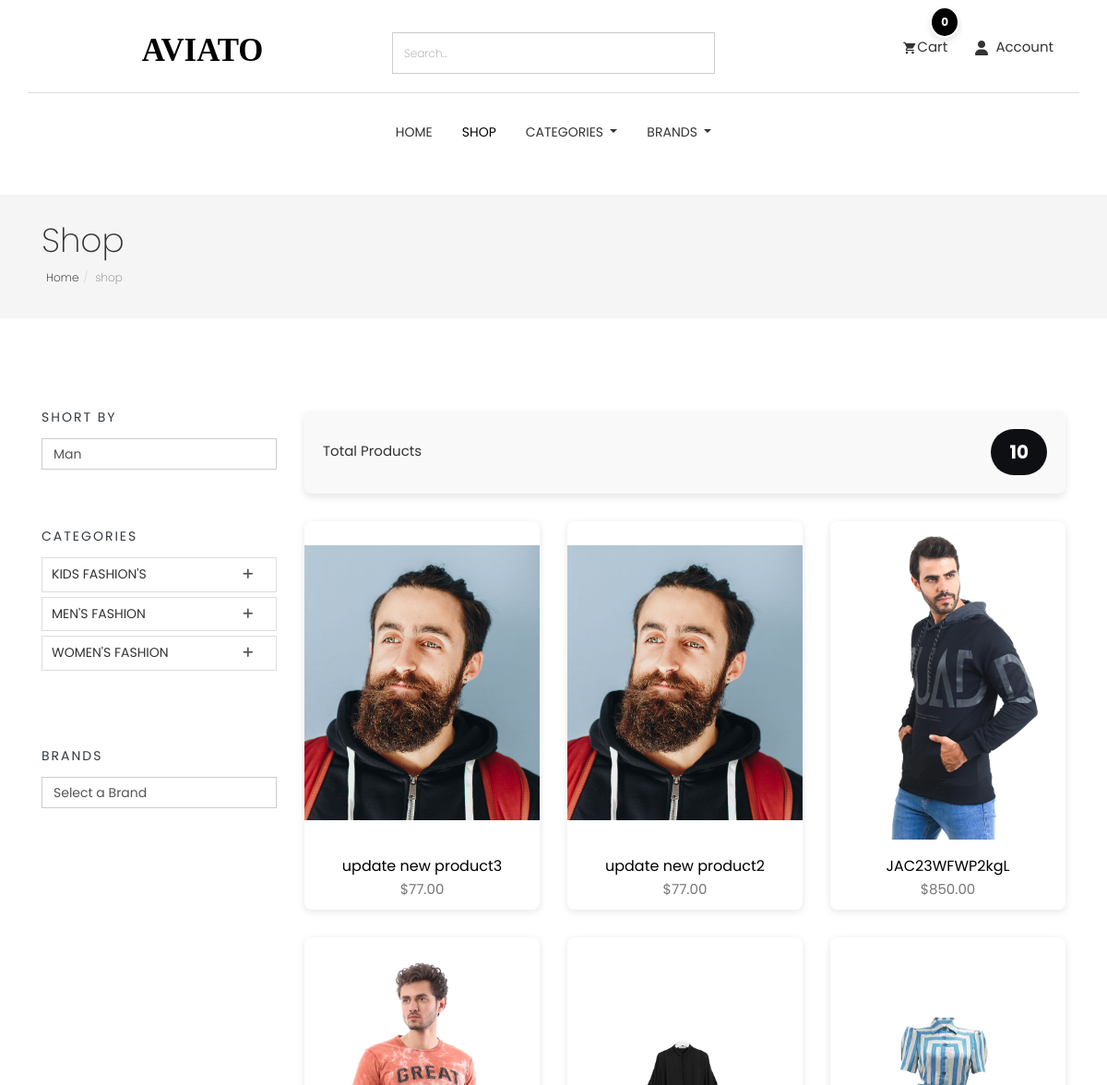
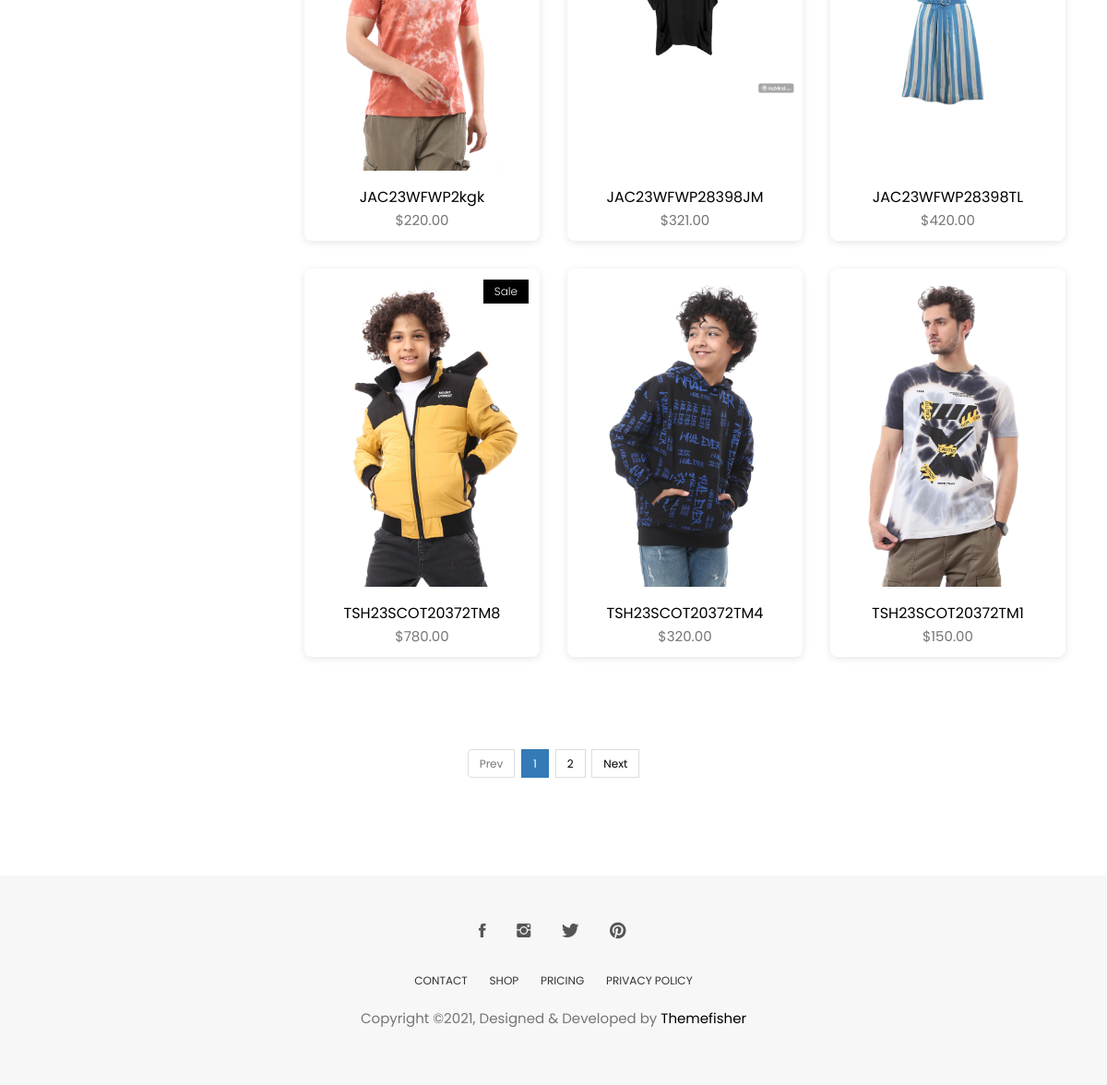
/products/, run on an earlier commit of the app's database (2 pictures, top to bottom).
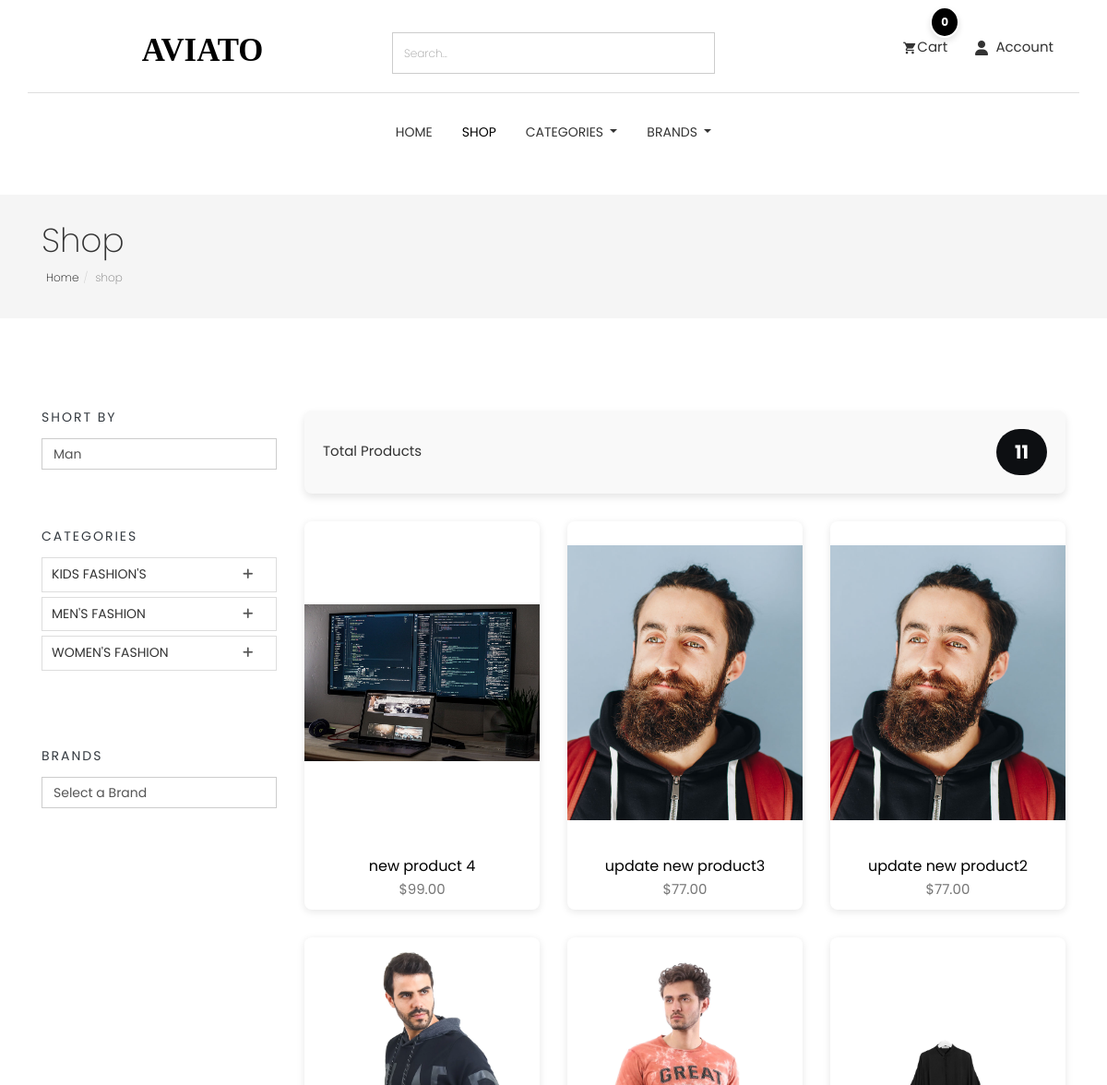
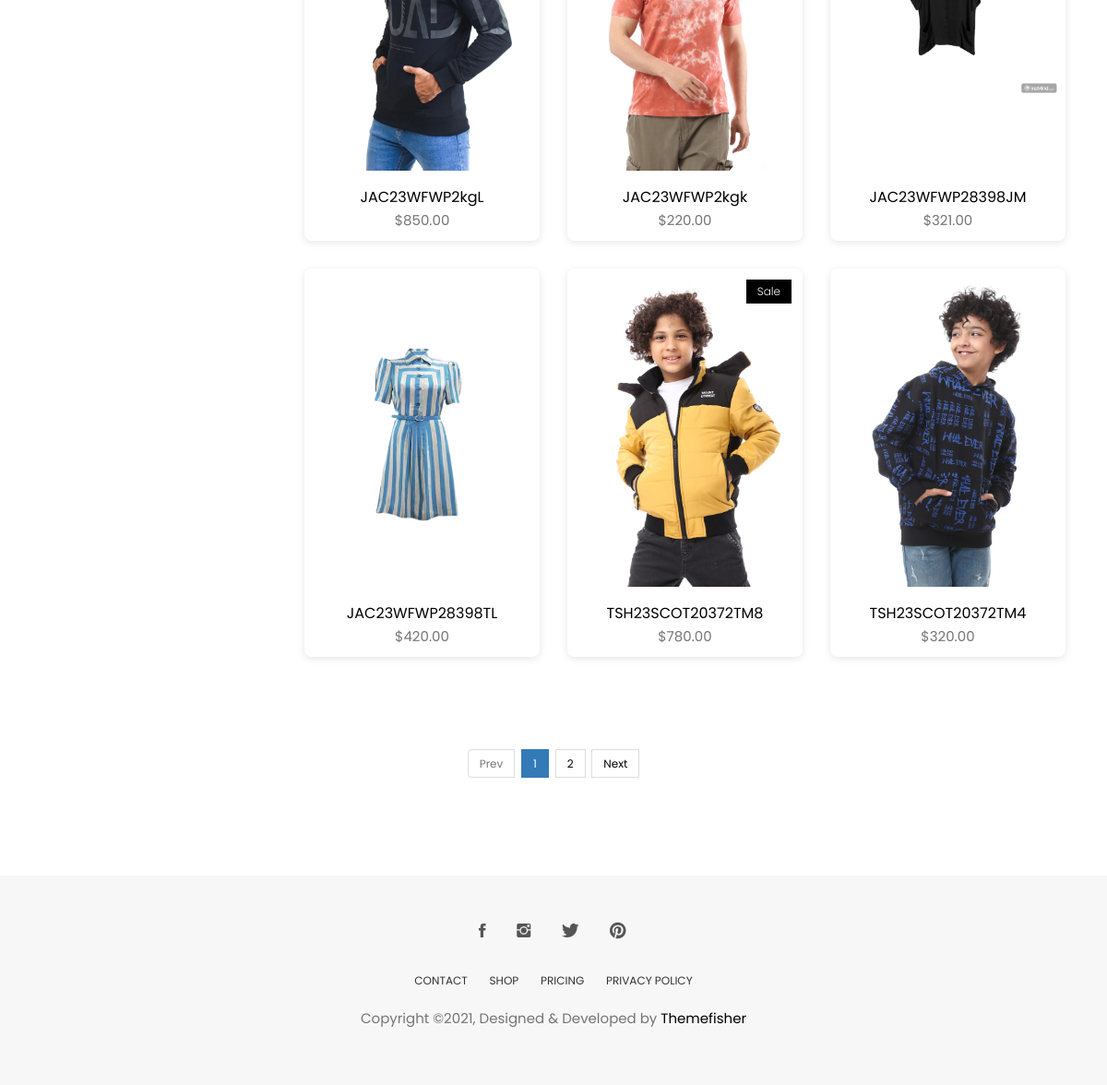
And on a later commit of the database (2 pictures, top to bottom).
### category/models.py (models this page shows, shortened)
class Category(models.Model):
    id = models.UUIDField(primary_key=True, default=uuid.uuid4, editable=False)
    name = models.CharField(max_length=255, unique=True)
    description = models.TextField(blank=True, null=True)
    image = models.ImageField(null=True,blank=True,upload_to='category-image/')
    class Meta:
        verbose_name = "Category"
        verbose_name_plural = "Categories"
        ordering = ['name']  # Categories will be ordered alphabetically by name.

### store/models.py (models this page shows, shortened)
class Product(models.Model):
    id = models.UUIDField(primary_key=True, default=uuid.uuid4, editable=False)
    name = models.CharField( max_length=50)
    image = models.ImageField(upload_to='product/',null=True,blank=True)
    stock = models.IntegerField(default=1)
    price = models.DecimalField(max_digits=10, decimal_places=2, default=Decimal('0.00'))
    description = models.TextField(max_length=10000, blank=True)
    created_at = models.DateTimeField(default=timezone.now)
    modified_date = models.DateTimeField(auto_now=True)
    slug = models.SlugField(null=True, blank=True)
    views = models.PositiveIntegerField(default=0)
    is_available = models.BooleanField(default=True)
    on_sale = models.BooleanField(default=False)
    PRDBrand = models.ForeignKey('Brand', related_name='product_brand', on_delete=models.CASCADE, blank=True, null=True, verbose_name="Brand")
    like = models.ManyToManyField(User, blank=True, related_name='product_favourite')
    category = models.ForeignKey(Subcategory, related_name='product_subcategory', verbose_name="Subcategory", null=True, blank=True, on_delete=models.CASCADE)
    class Meta:
        ordering = ['-created_at']
        verbose_name = "Product"
        verbose_name_plural = "Products"

### store/views.py (the view, shortened to what this page needs)
# urls.py: path('' , views.product_list , name='product_list'),
def product_list(request,subcategory_id=None,category_id=None,brand_id=None):
    subcategories = None
    products = None
    categories = None
    brands = None
    if subcategory_id != None :
        subcategories = get_object_or_404(Subcategory,id = subcategory_id)
        products = Product.objects.filter(category=subcategories  ,is_available=True)
        product_count = products.count()
        paginator = Paginator(products, 9)  # Show 9 products per page
        page_number = request.GET.get('page')
        page_obj = paginator.get_page(page_number)
    else:
        products = Product.objects.all().filter(is_available=True)
        product_count = products.count()
        paginator = Paginator(products, 9)  # Show 9 products per page
        page_number = request.GET.get('page')
        page_obj = paginator.get_page(page_number)
    context = {
        'products':page_obj,
        'product_count':product_count
    }
    return render(request , 'products/product_list.html' , context)

### cart/cart_utils.py (called while the page is built)
def _cart_id(request):
    cart = request.session.session_key
    if not cart:
        cart = request.session.create()
    return cart

### category/category_context.py (called while the page is built)
def nav_links(request):
    categories_nav = Category.objects.all()
    subcategories_nav = Subcategory.objects.all()
    brands_nav = Brand.objects.all()
    context = {
        'categories_nav':categories_nav,
        'brands_nav':brands_nav,
        'subcategories_nav':subcategories_nav,
    }
    return context

### category/models.py (called while the page is built)
    def get_url(self):
        return reverse('products_by_subcategory',args=[self.id])

### store/models.py (called while the page is built)
    def get_url(self):
        return reverse('products_by_brand',args=[self.id])

    def __str__(self):
        return self.name

### store/templates/products/product_list.html (shortened to what the changed rows need)
{% extends "base.html" %}
{% load static %}
{% block body %}
<section class="page-header">
    <div class="container">
        <div class="row">
            <div class="col-md-12">
                <div class="content">
                    {% if 'search' in request.path %}
                    <h2 class="title-page"> Search Result</h2>
                    {% else %}
                    <h1 class="page-name">Shop</h1>
                    {% endif %}
                </div>
            </div>
        </div>
    </div>
</section>
<section class="products section">
    <div class="container">
        <div class="row">
            <div class="col-md-3">
                <div class="widget product-category">
                    <div class="panel-group commonAccordion" id="accordion" role="tablist" aria-multiselectable="true">
                        {% for category in categories_nav %}
                        <div class="panel panel-default">
                            <div class="panel-heading" role="tab" id="heading{{ category.id }}">
                                <h4 class="panel-title">
                                    <a class="collapsed" role="button" data-toggle="collapse" data-parent="#accordion"
                                        href="#collapse{{ category.id }}" aria-expanded="false"
                                        aria-controls="collapse{{ category.id }}">
                                        {{ category.name }}
                                    </a>
                                </h4>
                            </div>
                        </div>
                        {% endfor %}
                    </div>
                </div>
            </div>
            <div class="col-md-9">
                {% if products %}
                <div class="product-count">
                    <h3 class="product-count-title">Total Products</h3>
                    <span class="product-count-badge">{{ product_count }}</span>
                </div>
                <div class="row">
                    {% for product in products %}
                    <div class="col-md-4">
                        <div class="product-item">
                            <div class="product-thumb">
                                {% if product.on_sale %}
                                <span class="bage">Sale</span>
                                {% endif %}
                                <img class="img-responsive object-fit-contain" width="300px" height="300px"
                                    src="{{product.image.url}}" alt="product-img" />
                            </div>
                            <div class="product-content">
                                <h4><a href="{% url 'product_details' product.id %}">{{ product.name }}</a></h4>
                                <p class="price">${{ product.price }}</p>
                            </div>
                        </div>
                    </div>
                    {% endfor %}
                </div>
                {% endif %}
            </div>
        </div>
        <div class="text-center">
            <ul class="pagination post-pagination">
                {% for page_num in products.paginator.page_range %}
                {% if products.number == page_num %}
                <li class="active"><span>{{ page_num }}</span></li>
                {% else %}
                <li><a href="?page={{ page_num }}">{{ page_num }}</a></li>
                {% endif %}
                {% endfor %}
            </ul>
        </div>
    </div>
</section>
{% endblock body %}

What changed in the data, as far as the page shows it:
no longer on this page (row unchanged): Product: image (picture), name "TSH23SCOT20372TM1", price "150.00"
added Product: image (picture), name "new product 4", price "99.00"
Also different on the page:
{{ product_count }}: "10" → "11"
